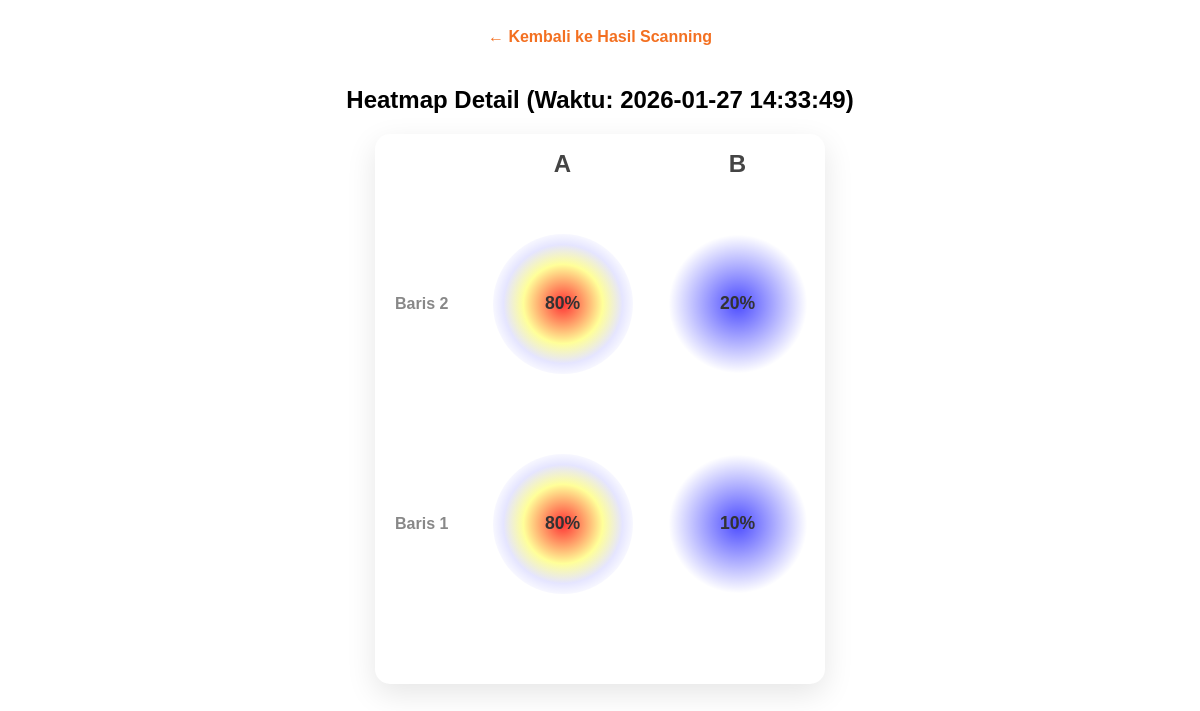
Page /pages/heatmap.php?id=1 on the committed database.
### tables this page shows
CREATE TABLE `hasil` (
  `id` int(11) NOT NULL,
  `waktu` timestamp NOT NULL DEFAULT current_timestamp() ON UPDATE current_timestamp(),
  `a1` int(11) NOT NULL,
  `a2` int(11) NOT NULL,
  `a3` int(11) NOT NULL,
  `a4` int(11) NOT NULL,
  `a5` int(11) NOT NULL,
  `a6` int(11) NOT NULL,
  `a7` int(11) NOT NULL,
  `a8` int(11) NOT NULL,
  `a9` int(11) NOT NULL,
  `a10` int(11) NOT NULL,
  `b1` int(11) NOT NULL,
  `b2` int(11) NOT NULL,
  `b3` int(11) NOT NULL,
  `b4` int(11) NOT NULL,
  `b5` int(11) NOT NULL,
  `b6` int(11) NOT NULL,
  `b7` int(11) NOT NULL,
  `b8` int(11) NOT NULL,
  `b9` int(11) NOT NULL,
  `b10` int(11) NOT NULL
);

### pages/heatmap.php (the view, shortened to what this page needs)
<?php
$host = "";
$user = "";
$pass = "";
$db   = "";
$conn = mysqli_connect($host, $user, $pass, $db);
$id_pilihan = isset($_GET['id']) ? mysqli_real_escape_string($conn, $_GET['id']) : null;
if ($id_pilihan) {
    $query = "SELECT a1, a2, b1, b2, waktu FROM hasil WHERE id = '$id_pilihan'";
} else {
    $query = "SELECT a1, a2, b1, b2, waktu FROM hasil ORDER BY id DESC LIMIT 1";
}
$result = mysqli_query($conn, $query);
$data = mysqli_fetch_assoc($result);
?>
<!DOCTYPE html>
<html lang="id">
<head>
</head>
<body>
    <a href="index.php" class="back-btn">← Kembali ke Hasil Scanning</a>
    <h2>Heatmap Detail (Waktu: <?php echo $data['waktu']; ?>)</h2>
    <div class="heatmap-container">
        <div></div>
        <div class="label-header">A</div>
        <div class="label-header">B</div>
        <div class="label-side">Baris 2</div>
        <div class="drop-zone">
            <div class="heat-point" id="p-a2"><span class="value-text"><?php echo $data['a2']; ?>%</span></div>
        </div>
        <div class="drop-zone">
            <div class="heat-point" id="p-b2"><span class="value-text"><?php echo $data['b2']; ?>%</span></div>
        </div>
        <div class="label-side">Baris 1</div>
        <div class="drop-zone">
            <div class="heat-point" id="p-a1"><span class="value-text"><?php echo $data['a1']; ?>%</span></div>
        </div>
        <div class="drop-zone">
            <div class="heat-point" id="p-b1"><span class="value-text"><?php echo $data['b1']; ?>%</span></div>
        </div>
    </div>
</body>
</html>

### pages/heatmap.php (style rules this page uses)
body { font-family: sans-serif; display: flex; flex-direction: column; align-items: center; padding: 20px; }
.back-btn { margin-bottom: 20px; text-decoration: none; color: #f37021; font-weight: bold; }
.heatmap-container { position: relative; width: 450px; height: 550px; display: grid; grid-template-columns: 100px 175px 175px; grid-template-rows: 60px 220px 220px; background: #fff; border-radius: 15px; box-shadow: 0 10px 30px rgba(0,0,0,0.1); }
.label-header { display: flex; justify-content: center; align-items: center; font-size: 1.5rem; font-weight: bold; color: #444; }
.label-side { display: flex; align-items: center; padding-left: 20px; font-weight: bold; color: #888; }
.drop-zone { position: relative; display: flex; justify-content: center; align-items: center; }
.heat-point { width: 140px; height: 140px; border-radius: 50%; display: flex; justify-content: center; align-items: center; transition: transform 0.3s ease; }
.value-text { font-weight: bold; color: #333; font-size: 1.1rem; z-index: 2; }

### rows in the picture
hasil: waktu "2026-01-27 14:33:49", a2 "80", b2 "20", a1 "80", b1 "10"
